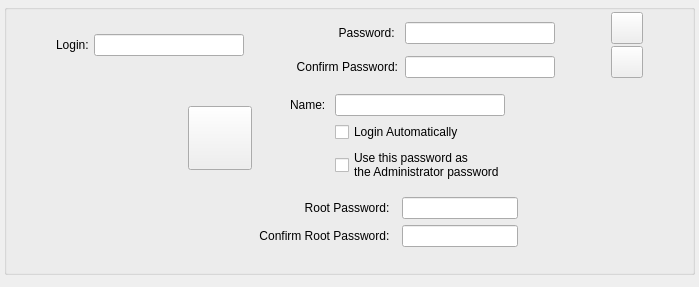
<?xml version="1.0" encoding="UTF-8"?>
<ui version="4.0">
 <class>UserWidget</class>
 <widget class="QWidget" name="UserWidget">
  <property name="geometry">
   <rect>
    <x>0</x>
    <y>0</y>
    <width>699</width>
    <height>287</height>
   </rect>
  </property>
  <property name="sizePolicy">
   <sizepolicy hsizetype="Expanding" vsizetype="Preferred">
    <horstretch>0</horstretch>
    <verstretch>0</verstretch>
   </sizepolicy>
  </property>
  <property name="windowTitle">
   <string/>
  </property>
  <layout class="QVBoxLayout" name="verticalLayout">
   <property name="spacing">
    <number>3</number>
   </property>
   <property name="margin">
    <number>4</number>
   </property>
   <item>
    <widget class="QGroupBox" name="groupBox">
     <property name="title">
      <string/>
     </property>
     <layout class="QVBoxLayout" name="verticalLayout_3">
      <property name="spacing">
       <number>2</number>
      </property>
      <property name="margin">
       <number>2</number>
      </property>
      <item>
       <layout class="QGridLayout" name="gridLayout">
        <item row="0" column="1" rowspan="5">
         <widget class="QLabel" name="label">
          <property name="text">
           <string>Login: </string>
          </property>
          <property name="alignment">
           <set>Qt::AlignRight|Qt::AlignTrailing|Qt::AlignVCenter</set>
          </property>
         </widget>
        </item>
        <item row="0" column="5" rowspan="4">
         <widget class="QLabel" name="label_2">
          <property name="text">
           <string>Password: </string>
          </property>
          <property name="alignment">
           <set>Qt::AlignRight|Qt::AlignTrailing|Qt::AlignVCenter</set>
          </property>
         </widget>
        </item>
        <item row="0" column="4" rowspan="5">
         <spacer name="horizontalSpacer">
          <property name="orientation">
           <enum>Qt::Horizontal</enum>
          </property>
          <property name="sizeType">
           <enum>QSizePolicy::Fixed</enum>
          </property>
          <property name="sizeHint" stdset="0">
           <size>
            <width>50</width>
            <height>20</height>
           </size>
          </property>
         </spacer>
        </item>
        <item row="0" column="14" rowspan="2">
         <widget class="QPushButton" name="userDetails">
          <property name="minimumSize">
           <size>
            <width>32</width>
            <height>32</height>
           </size>
          </property>
          <property name="maximumSize">
           <size>
            <width>32</width>
            <height>32</height>
           </size>
          </property>
          <property name="toolTip">
           <string>Include more information about this user.</string>
          </property>
          <property name="text">
           <string/>
          </property>
         </widget>
        </item>
        <item row="0" column="2" rowspan="5" colspan="2">
         <widget class="QLineEdit" name="loginLine">
          <property name="minimumSize">
           <size>
            <width>150</width>
            <height>0</height>
           </size>
          </property>
         </widget>
        </item>
        <item row="0" column="7" rowspan="4" colspan="4">
         <widget class="QLineEdit" name="passLine">
          <property name="minimumSize">
           <size>
            <width>150</width>
            <height>0</height>
           </size>
          </property>
         </widget>
        </item>
        <item row="4" column="5">
         <widget class="QLabel" name="label_3">
          <property name="text">
           <string>Confirm Password:</string>
          </property>
          <property name="alignment">
           <set>Qt::AlignRight|Qt::AlignTrailing|Qt::AlignVCenter</set>
          </property>
         </widget>
        </item>
        <item row="2" column="14" rowspan="3">
         <widget class="QPushButton" name="removeUser">
          <property name="minimumSize">
           <size>
            <width>32</width>
            <height>32</height>
           </size>
          </property>
          <property name="maximumSize">
           <size>
            <width>32</width>
            <height>32</height>
           </size>
          </property>
          <property name="toolTip">
           <string>Remove this user.</string>
          </property>
          <property name="text">
           <string/>
          </property>
         </widget>
        </item>
        <item row="4" column="7" colspan="4">
         <widget class="QLineEdit" name="confirmPassLine">
          <property name="minimumSize">
           <size>
            <width>150</width>
            <height>0</height>
           </size>
          </property>
         </widget>
        </item>
        <item row="0" column="11" rowspan="5" colspan="2">
         <widget class="QLabel" name="confirmPwCheck">
          <property name="minimumSize">
           <size>
            <width>32</width>
            <height>32</height>
           </size>
          </property>
          <property name="maximumSize">
           <size>
            <width>32</width>
            <height>32</height>
           </size>
          </property>
          <property name="text">
           <string/>
          </property>
         </widget>
        </item>
        <item row="0" column="0" rowspan="5">
         <spacer name="horizontalSpacer_4">
          <property name="orientation">
           <enum>Qt::Horizontal</enum>
          </property>
          <property name="sizeHint" stdset="0">
           <size>
            <width>40</width>
            <height>20</height>
           </size>
          </property>
         </spacer>
        </item>
        <item row="0" column="15" rowspan="5">
         <spacer name="horizontalSpacer_5">
          <property name="orientation">
           <enum>Qt::Horizontal</enum>
          </property>
          <property name="sizeHint" stdset="0">
           <size>
            <width>40</width>
            <height>20</height>
           </size>
          </property>
         </spacer>
        </item>
        <item row="0" column="6" rowspan="5">
         <spacer name="horizontalSpacer_7">
          <property name="orientation">
           <enum>Qt::Horizontal</enum>
          </property>
          <property name="sizeType">
           <enum>QSizePolicy::Fixed</enum>
          </property>
          <property name="sizeHint" stdset="0">
           <size>
            <width>5</width>
            <height>20</height>
           </size>
          </property>
         </spacer>
        </item>
        <item row="0" column="13" rowspan="5">
         <spacer name="horizontalSpacer_3">
          <property name="orientation">
           <enum>Qt::Horizontal</enum>
          </property>
          <property name="sizeType">
           <enum>QSizePolicy::Fixed</enum>
          </property>
          <property name="sizeHint" stdset="0">
           <size>
            <width>20</width>
            <height>20</height>
           </size>
          </property>
         </spacer>
        </item>
       </layout>
      </item>
      <item>
       <spacer name="verticalSpacer_3">
        <property name="orientation">
         <enum>Qt::Vertical</enum>
        </property>
        <property name="sizeType">
         <enum>QSizePolicy::Fixed</enum>
        </property>
        <property name="sizeHint" stdset="0">
         <size>
          <width>20</width>
          <height>5</height>
         </size>
        </property>
       </spacer>
      </item>
      <item>
       <widget class="QWidget" name="extWidget" native="true">
        <layout class="QGridLayout" name="gridLayout_2">
         <item row="1" column="4">
          <widget class="QLabel" name="label_4">
           <property name="text">
            <string>Name: </string>
           </property>
          </widget>
         </item>
         <item row="1" column="5" colspan="2">
          <widget class="QLineEdit" name="nameLine">
           <property name="maximumSize">
            <size>
             <width>180</width>
             <height>16777215</height>
            </size>
           </property>
          </widget>
         </item>
         <item row="1" column="8" rowspan="3">
          <spacer name="horizontalSpacer_6">
           <property name="orientation">
            <enum>Qt::Horizontal</enum>
           </property>
           <property name="sizeHint" stdset="0">
            <size>
             <width>40</width>
             <height>20</height>
            </size>
           </property>
          </spacer>
         </item>
         <item row="1" column="0" rowspan="3">
          <spacer name="horizontalSpacer_8">
           <property name="orientation">
            <enum>Qt::Horizontal</enum>
           </property>
           <property name="sizeHint" stdset="0">
            <size>
             <width>40</width>
             <height>20</height>
            </size>
           </property>
          </spacer>
         </item>
         <item row="2" column="5" colspan="2">
          <widget class="QCheckBox" name="autoLoginCheckBox">
           <property name="text">
            <string>Login Automatically</string>
           </property>
          </widget>
         </item>
         <item row="1" column="1" rowspan="3">
          <widget class="QPushButton" name="avatar">
           <property name="minimumSize">
            <size>
             <width>64</width>
             <height>64</height>
            </size>
           </property>
           <property name="text">
            <string/>
           </property>
          </widget>
         </item>
         <item row="1" column="2" rowspan="3">
          <spacer name="horizontalSpacer_2">
           <property name="orientation">
            <enum>Qt::Horizontal</enum>
           </property>
           <property name="sizeType">
            <enum>QSizePolicy::Fixed</enum>
           </property>
           <property name="sizeHint" stdset="0">
            <size>
             <width>20</width>
             <height>20</height>
            </size>
           </property>
          </spacer>
         </item>
         <item row="3" column="5" colspan="2">
          <widget class="QCheckBox" name="rootUsesUserPwCheckBox">
           <property name="text">
            <string>Use this password as 
the Administrator password</string>
           </property>
          </widget>
         </item>
         <item row="4" column="0" colspan="9">
          <widget class="QWidget" name="rootPwWidget" native="true">
           <layout class="QGridLayout" name="gridLayout_4">
            <item row="0" column="3">
             <widget class="QLineEdit" name="rootPassLine"/>
            </item>
            <item row="0" column="0">
             <spacer name="horizontalSpacer_9">
              <property name="orientation">
               <enum>Qt::Horizontal</enum>
              </property>
              <property name="sizeHint" stdset="0">
               <size>
                <width>40</width>
                <height>20</height>
               </size>
              </property>
             </spacer>
            </item>
            <item row="0" column="5">
             <spacer name="horizontalSpacer_10">
              <property name="orientation">
               <enum>Qt::Horizontal</enum>
              </property>
              <property name="sizeHint" stdset="0">
               <size>
                <width>40</width>
                <height>20</height>
               </size>
              </property>
             </spacer>
            </item>
            <item row="0" column="1">
             <spacer name="horizontalSpacer_11">
              <property name="orientation">
               <enum>Qt::Horizontal</enum>
              </property>
              <property name="sizeHint" stdset="0">
               <size>
                <width>40</width>
                <height>20</height>
               </size>
              </property>
             </spacer>
            </item>
            <item row="0" column="2">
             <widget class="QLabel" name="label_5">
              <property name="text">
               <string>Root Password:  </string>
              </property>
              <property name="alignment">
               <set>Qt::AlignRight|Qt::AlignTrailing|Qt::AlignVCenter</set>
              </property>
             </widget>
            </item>
            <item row="1" column="2">
             <widget class="QLabel" name="label_6">
              <property name="text">
               <string>Confirm Root Password:  </string>
              </property>
              <property name="alignment">
               <set>Qt::AlignRight|Qt::AlignTrailing|Qt::AlignVCenter</set>
              </property>
             </widget>
            </item>
            <item row="1" column="3">
             <widget class="QLineEdit" name="confirmRootPassLine"/>
            </item>
            <item row="0" column="4" rowspan="2">
             <widget class="QLabel" name="confirmRootPwCheck">
              <property name="sizePolicy">
               <sizepolicy hsizetype="Fixed" vsizetype="Fixed">
                <horstretch>32</horstretch>
                <verstretch>32</verstretch>
               </sizepolicy>
              </property>
              <property name="minimumSize">
               <size>
                <width>32</width>
                <height>32</height>
               </size>
              </property>
              <property name="maximumSize">
               <size>
                <width>32</width>
                <height>32</height>
               </size>
              </property>
              <property name="text">
               <string/>
              </property>
             </widget>
            </item>
           </layout>
          </widget>
         </item>
        </layout>
       </widget>
      </item>
      <item>
       <spacer name="verticalSpacer">
        <property name="orientation">
         <enum>Qt::Vertical</enum>
        </property>
        <property name="sizeType">
         <enum>QSizePolicy::Fixed</enum>
        </property>
        <property name="sizeHint" stdset="0">
         <size>
          <width>20</width>
          <height>5</height>
         </size>
        </property>
       </spacer>
      </item>
     </layout>
    </widget>
   </item>
   <item>
    <spacer name="verticalSpacer_2">
     <property name="orientation">
      <enum>Qt::Vertical</enum>
     </property>
     <property name="sizeType">
      <enum>QSizePolicy::Expanding</enum>
     </property>
     <property name="sizeHint" stdset="0">
      <size>
       <width>1</width>
       <height>1</height>
      </size>
     </property>
    </spacer>
   </item>
  </layout>
 </widget>
 <resources/>
 <connections/>
</ui>
